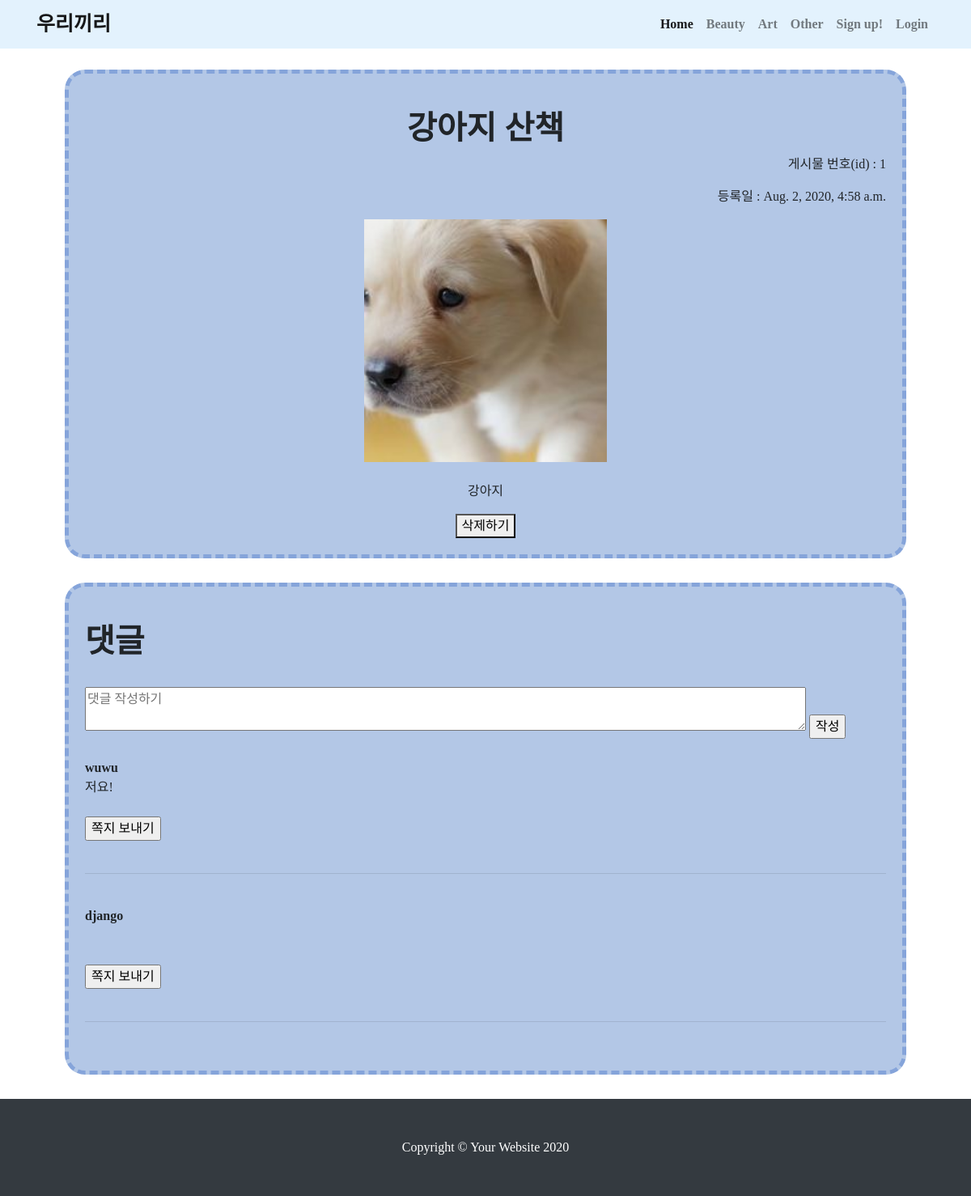
The app's page /Wookie/detail/1/1 with its own data.
### Wookie/models.py (models this page shows, shortened)
class Post(models.Model):
    title = models.CharField(max_length=150)
    image = ProcessedImageField(upload_to='images/', processors=[ResizeToFill(200, 200)], format='JPEG', options={'quality':80},)
    pub_date = models.DateTimeField('date published')
    body = models.TextField()
    completion = (
		('beauty', 'Beauty'),
        ('art', 'Art'),
        ('other', 'Other'),
    )
    category = models.CharField(max_length=10, choices=completion, default="beauty")

class Comment(models.Model):
    post = models.ForeignKey(Post, on_delete=models.CASCADE, related_name="comments")
    author = models.ForeignKey(accounts.models.Profile, on_delete=models.CASCADE, related_name="author")
    pub_date = models.DateTimeField(default=timezone.now)
    body = models.TextField()

### accounts/models.py (models this page shows)
class Profile(AbstractUser):
    nickname = models.TextField(max_length=10)
    school = models.TextField(max_length=20)
    gender = models.TextField(max_length=10)

### Wookie/views.py (the view)
# urls.py: path('detail/<int:pk>/<int:user_id>', Wookie.views.detail, name='detail'),
def detail(request, pk, user_id):
    post = get_object_or_404(Post, pk = pk)
    user = get_object_or_404(Profile, pk = user_id)
    return render(request, 'detail.html', {'post':post, 'user':user})

### Wookie/templates/detail.html (shortened to what this page needs)
{% extends 'base.html' %}
{% block content %}
{% load static %}
    <div class="boxDetail">
        <br><h1 style="text-align:center; font-weight:bold"> {{post.title}} </h1>
        <p class="pright"> 게시물 번호(id) : {{ post.pk }}</p>
        <p class="pright"> 등록일 : {{ post.pub_date }}</p>
        {% if post.image %}
            <img src="{{post.image.url}}" class="img">
        {% endif %}
        <br>
        <p style="text-align:center;"> {{ post.body }}</p>
        <button type='button' class="center" onclick=location href="{% url 'delete' post.pk %}">삭제하기</button>
    </div>
    <div class="boxDetail">
        <br><h1 style="font-weight:bold">댓글</h1><br>
        <form action="{% url 'add_comment' post.id user.id %}" method="POST">
            <textarea style="width:90%; height:10%" placeholder="댓글 작성하기" name="body"></textarea>
            <input type="submit" value="작성">
        </form>
        <br>
        {% for comment in post.comments.all %}
            <div>
                <b>{{ comment.author.username }}</b><br>
                {{ comment.body }}<br><br>
                <form action="{% url 'write_message' comment.author.id user.id%}" method="POST">
                    <input type="submit" value="쪽지 보내기">
                </form>
            </div>
            <br><hr><br>
        {% empty %}
            <p>아직 댓글이 없습니다!</p>
        {% endfor %}
    </div>
{% endblock %}

### Wookie/static/Wookie/css/heroic-features.css (style rules this page uses)
body { padding-top: 56px; }

### records on screen
Post: title "강아지 산책", pk "1", pub_date "Aug. 2, 2020, 4:58 a.m.", image (picture), body "강아지"
Comment: author.username "wuwu", body "저요!"
Comment: author.username "django"
